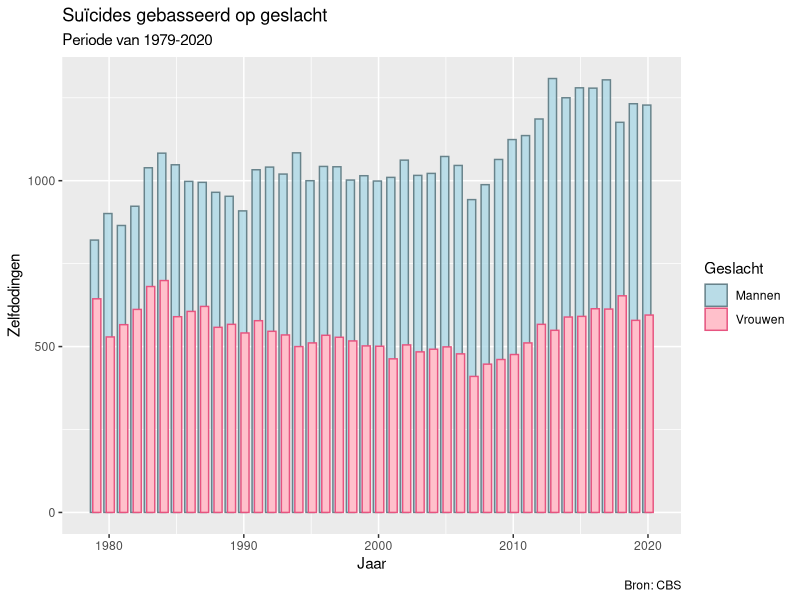
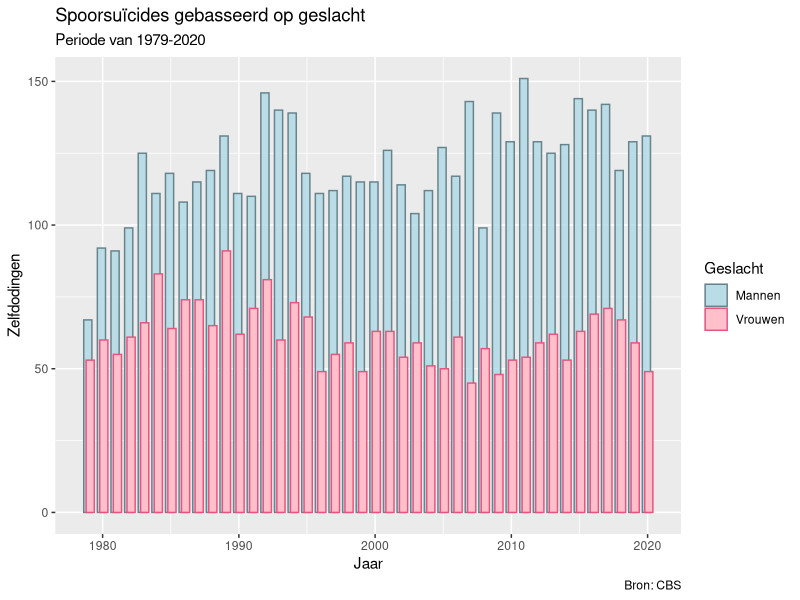
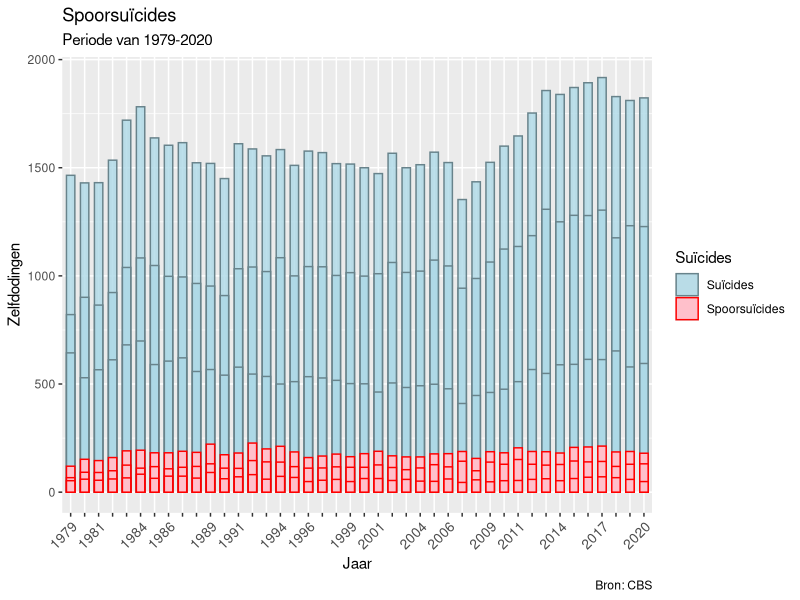
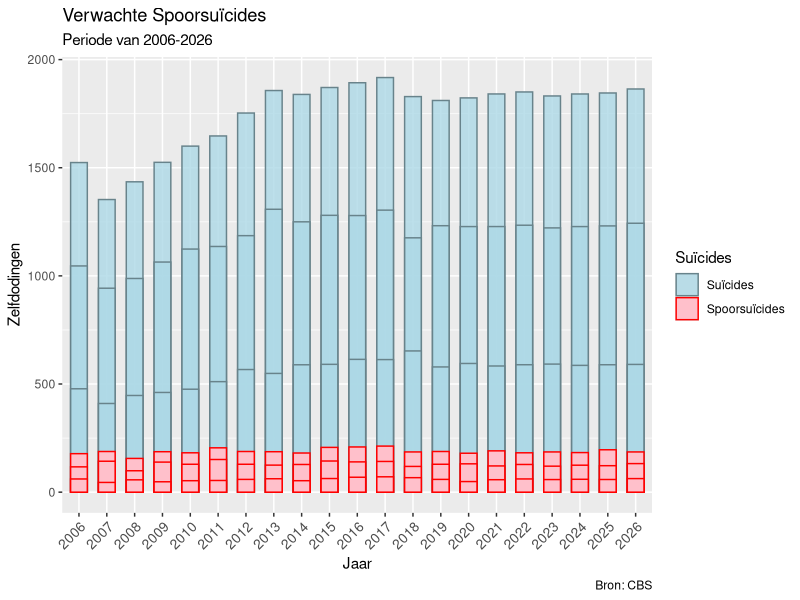
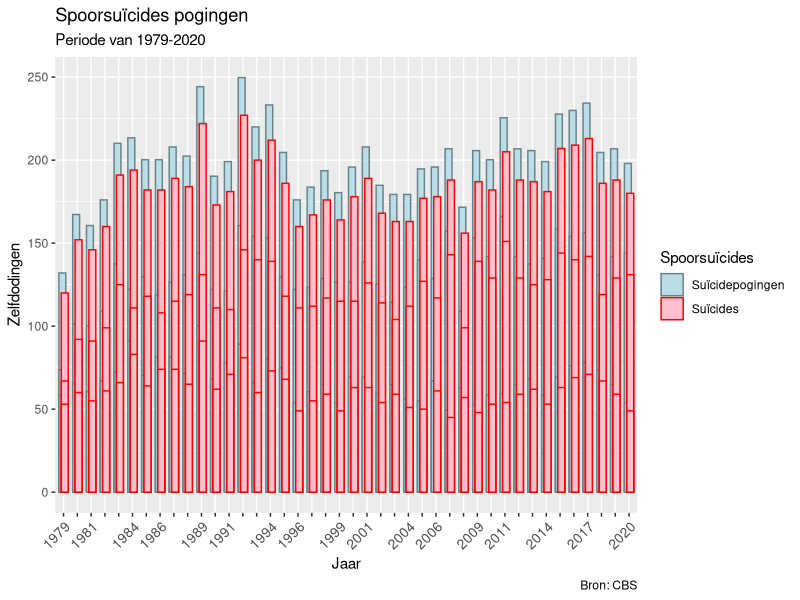
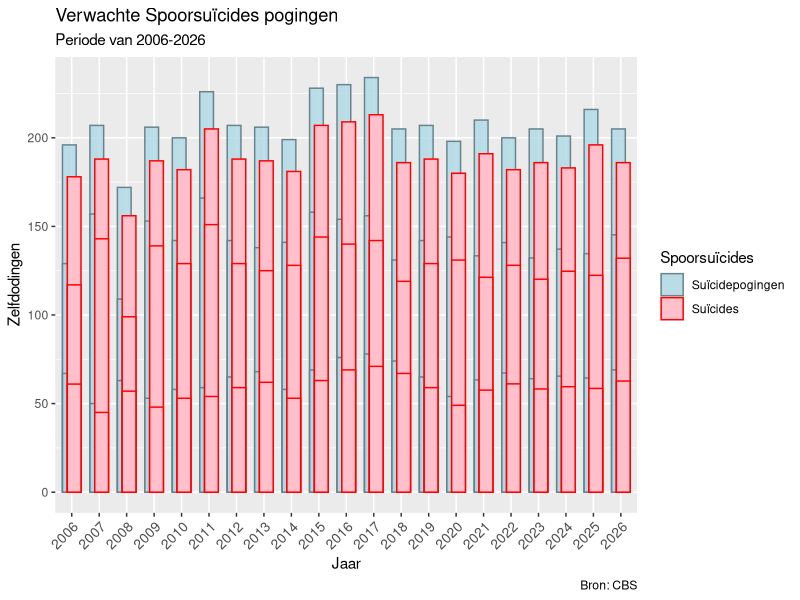
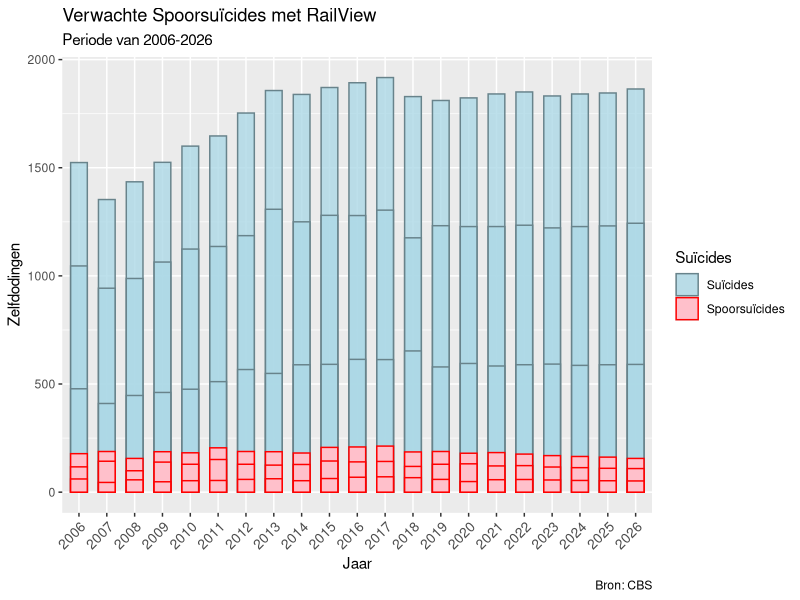
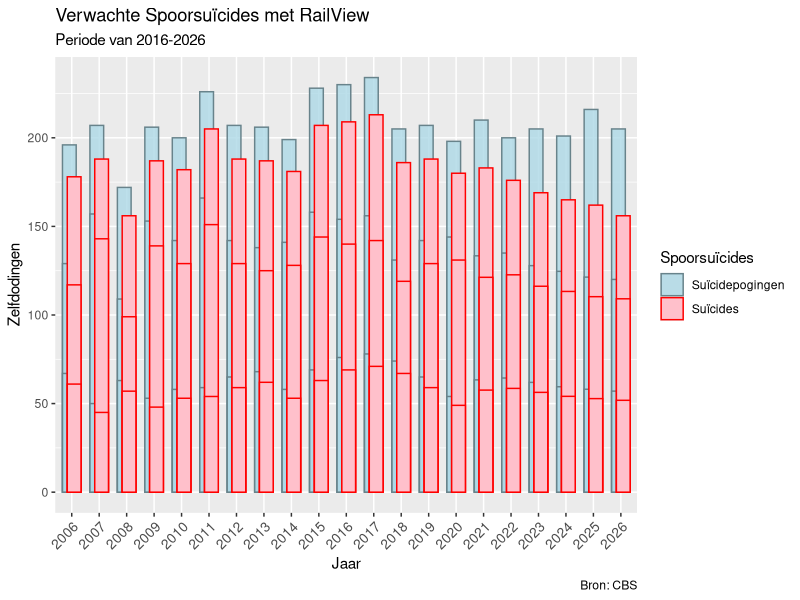

These charts were generated, in order, by the following R code:
## ---- chunk 1
#install.packages("lubridate") 
#install.packages("reshape2")

library(readxl)
library(dplyr)
library(ggplot2)
library(reshape2)
library(lubridate)

Disruptions <- read_xlsx("disruptions-2011-2019.xlsx")
AanrijdingLocatie <- read_xlsx("Spoordata_locatie.xlsx")
SpoorData_solution <- read_xlsx("Spoordata_solution.xlsx")
AanrijdingData <- read_xlsx("AanrijdingData.xlsx")
SpoorData_prediction <- read_xlsx("Spoordata_prediction.xlsx")
SpoorData <- read_xlsx("1979-2020 spoordata.xlsx")
## ---- chunk 2
Zelfdodingen <- SpoorData%>%
  select(Totaal_zelfdoding, Geslacht, Perioden)%>%
  filter(Geslacht == "Mannen" | Geslacht == "Vrouwen")

  ggplot(data=Zelfdodingen, aes(x=Perioden, y=Totaal_zelfdoding, fill= Geslacht, colour= Geslacht, alpha = Geslacht, width =1.2)) +
  geom_bar(stat="identity", position=position_dodge(width=0.35))+
  scale_colour_manual(values=c("lightblue4", "#e75480")) +
  scale_fill_manual(values = c("#add8e6", "Pink"))+
  scale_alpha_manual(values=c(.8, 1))+
  xlab("Jaar")+
  ylab("Zelfdodingen")+
  labs(title="Suïcides gebasseerd op geslacht",
       subtitle= "Periode van 1979-2020",
       caption= "Bron: CBS")
## ---- chunk 3
Zelfdoding_trein <- SpoorData%>%
  filter(Geslacht == "Mannen" | Geslacht == "Vrouwen")

ggplot(data=Zelfdoding_trein, aes(x=Perioden, y=DMV_trein, fill=Geslacht, colour=Geslacht, alpha=Geslacht, width=1.2)) +
  geom_bar(stat="identity", position=position_dodge(width=0.35))+
  scale_colour_manual(values=c("lightblue4", "#e75480")) +
  scale_fill_manual(values = c("#add8e6", "Pink"))+
  scale_alpha_manual(values=c(.8, 1))+
  xlab("Jaar")+
  ylab("Zelfdodingen")+
  labs(title="Spoorsuïcides gebasseerd op geslacht",
       subtitle= "Periode van 1979-2020",
       caption= "Bron: CBS")
## ---- chunk 4
Totaal_vs_trein <- SpoorData%>%
  select(Totaal_zelfdoding, DMV_trein, Perioden)%>%
  rename(Suïcides=Totaal_zelfdoding)%>%
  rename(Spoorsuïcides=DMV_trein)
  
Totaal_vs_trein_bar <- melt(Totaal_vs_trein, id.vars = c("Perioden"))%>%
  rename(Suïcides=variable)

ggplot(data=Totaal_vs_trein_bar, aes(x=factor(Perioden), y=value, fill=Suïcides, color=Suïcides, alpha=Suïcides, width=0.6)) +
  geom_bar(width=.8, stat="identity", position ="identity") +
  scale_colour_manual(values=c("lightblue4", "red")) +
  scale_fill_manual(values=c("lightblue", "pink")) +
  scale_alpha_manual(values=c(.8, 1))+
  scale_x_discrete(guide = guide_axis(check.overlap = TRUE))+
  theme(axis.text.x = element_text(angle = 45, hjust = 1, size = 10, vjust=1))+
  xlab("Jaar")+
  ylab("Zelfdodingen")+
    labs(title="Spoorsuïcides",
       subtitle= "Periode van 1979-2020",
       caption= "Bron: CBS")

## ---- chunk 5
New_Totaal_vs_trein <- SpoorData_prediction%>%
  select(Totaal_zelfdoding, DMV_trein, Perioden)%>%
  rename(Suïcides=Totaal_zelfdoding)%>%
  rename(Spoorsuïcides=DMV_trein)

New_Totaal_vs_trein_bar <- melt(New_Totaal_vs_trein, id.vars = c("Perioden"))%>%
  filter(between(Perioden,2006,2026))%>%
  rename(Suïcides=variable)

ggplot(data=New_Totaal_vs_trein_bar, aes(x=factor(Perioden), y=value, fill=Suïcides, color=Suïcides, alpha=Suïcides, width=0.6)) +
  geom_bar(width=.8, stat="identity", position ="identity") +
  scale_colour_manual(values=c("lightblue4", "red")) +
  scale_fill_manual(values=c("lightblue", "pink")) +
  scale_alpha_manual(values=c(.8, 1))+
  scale_x_discrete(guide = guide_axis(check.overlap = TRUE))+
  theme(axis.text.x = element_text(angle = 45, hjust = 1, size = 10, vjust=1))+
  xlab("Jaar")+
  ylab("Zelfdodingen")+
    labs(title="Verwachte Spoorsuïcides",
       subtitle= "Periode van 2006-2026",
       caption= "Bron: CBS")
## ---- chunk 6
Zelfdodingen_trein_pogingen <- SpoorData%>%
  select(DMV_trein_attempts, DMV_trein, Perioden)%>%
  rename(Suïcides=DMV_trein)%>%
  rename(Suïcidepogingen= DMV_trein_attempts)

Trein_pogingen <- melt(Zelfdodingen_trein_pogingen, id.vars = c("Perioden"))%>%
  rename(Spoorsuïcides=variable)

ggplot(data=Trein_pogingen, aes(x=factor(Perioden), y=value, fill=Spoorsuïcides, color=Spoorsuïcides, alpha=Spoorsuïcides, width=1)) +
  geom_bar(width=.8, stat="identity", position =position_dodge(width=0.35)) +
  scale_colour_manual(values=c("lightblue4", "red")) +
  scale_fill_manual(values=c("lightblue", "pink")) +
  scale_alpha_manual(values=c(.8, 1))+
  scale_x_discrete(guide = guide_axis(check.overlap = TRUE))+
  theme(axis.text.x = element_text(angle = 45, hjust = 1, size = 10, vjust=1))+
  xlab("Jaar")+
  ylab("Zelfdodingen")+
    labs(title="Spoorsuïcides pogingen",
       subtitle= "Periode van 1979-2020",
       caption= "Bron: CBS")
## ---- chunk 7
New_Zelfdodingen_trein_pogingen <- SpoorData_prediction%>%
  select(DMV_trein_attempts, DMV_trein, Perioden)%>%
  rename(Suïcides=DMV_trein)%>%
  rename(Suïcidepogingen= DMV_trein_attempts)
  
New_Trein_pogingen <- melt(New_Zelfdodingen_trein_pogingen, id.vars = c("Perioden"))%>%
  filter(between(Perioden,2006,2026))%>%
  rename(Spoorsuïcides=variable)

ggplot(data=New_Trein_pogingen, aes(x=factor(Perioden), y=value, fill=Spoorsuïcides, color=Spoorsuïcides, alpha=Spoorsuïcides, width=1)) +
  geom_bar(width=.8, stat="identity", position =position_dodge(width=0.35)) +
  scale_colour_manual(values=c("lightblue4", "red")) +
  scale_fill_manual(values=c("lightblue", "pink")) +
  scale_alpha_manual(values=c(.8, 1))+
  scale_x_discrete(guide = guide_axis(check.overlap = TRUE))+
  theme(axis.text.x = element_text(angle = 45, hjust = 1, size = 10, vjust=1))+
  xlab("Jaar")+
  ylab("Zelfdodingen")+
    labs(title="Verwachte Spoorsuïcides pogingen",
       subtitle= "Periode van 2006-2026",
       caption= "Bron: CBS")
## ---- chunk 8
Fix_Totaal_vs_trein <- SpoorData_solution%>%
  select(Totaal_zelfdoding, DMV_trein, Perioden)%>%
  rename(Suïcides=Totaal_zelfdoding)%>%
  rename(Spoorsuïcides=DMV_trein)

Fix_Totaal_vs_trein_bar <- melt(Fix_Totaal_vs_trein, id.vars = c("Perioden"))%>%
  filter(between(Perioden,2006,2026))%>%
rename(Suïcides = variable)

ggplot(data=Fix_Totaal_vs_trein_bar, aes(x=factor(Perioden), y=value, fill=Suïcides, color=Suïcides, alpha=Suïcides, width=0.6)) +
  geom_bar(width=.8, stat="identity", position ="identity") +
  scale_colour_manual(values=c("lightblue4", "red")) +
  scale_fill_manual(values=c("lightblue", "pink")) +
  scale_alpha_manual(values=c(.8, 1))+
  scale_x_discrete(guide = guide_axis(check.overlap = TRUE))+
  theme(axis.text.x = element_text(angle = 45, hjust = 1, size = 10, vjust=1))+
  xlab("Jaar")+
  ylab("Zelfdodingen")+
    labs(title="Verwachte Spoorsuïcides met RailView",
       subtitle= "Periode van 2006-2026",
       caption= "Bron: CBS")
## ---- chunk 9
Fix_Zelfdodingen_trein_pogingen <- SpoorData_solution%>%
  select(DMV_trein_attempts, DMV_trein, Perioden)%>%
  rename(Suïcides=DMV_trein)%>%
  rename(Suïcidepogingen= DMV_trein_attempts)

Fix_Trein_pogingen <- melt(Fix_Zelfdodingen_trein_pogingen, id.vars = c("Perioden"))%>%
  filter(between(Perioden,2006,2026))%>%
  rename(Spoorsuïcides = variable)

ggplot(data=Fix_Trein_pogingen, aes(x=factor(Perioden), y=value, fill=Spoorsuïcides, color=Spoorsuïcides, alpha=Spoorsuïcides, width=1)) +
  geom_bar(width=.8, stat="identity", position = position_dodge(width=0.35)) +
  scale_colour_manual(values=c("lightblue4", "red")) +
  scale_fill_manual(values=c("lightblue", "pink")) +
  scale_alpha_manual(values=c(.8, 1))+
  scale_x_discrete(guide = guide_axis(check.overlap = TRUE))+
  theme(axis.text.x = element_text(angle = 45, hjust = 1, size = 10, vjust=1))+
  xlab("Jaar")+
  ylab("Zelfdodingen")+
    labs(title="Verwachte Spoorsuïcides met RailView",
       subtitle= "Periode van 2016-2026",
       caption= "Bron: CBS")
## ---- chunk 10
Aanrijdingen <- AanrijdingData%>%
  select(DMV_aanrijding_of_object_op_spoor, Aantal_storingen, Perioden)%>%
  rename("Totaal"=Aantal_storingen)%>%
  rename("Aanrijding of object op spoor" = DMV_aanrijding_of_object_op_spoor)

AanrijdingenBarChart <- melt(Aanrijdingen, id.vars = c("Perioden"))%>%
rename(Storingen = variable)

ggplot(data=AanrijdingenBarChart, aes(x=factor(Perioden), y=value, fill=Storingen, color=Storingen, alpha=Storingen, width=0.6)) +
  geom_bar(width=.8, stat="identity", position ="dodge") +
  scale_colour_manual(values=c("red", "lightblue4")) +
  scale_fill_manual(values=c("pink", "lightblue")) +
  scale_alpha_manual(values=c(.8, 1))+
  scale_x_discrete(guide = guide_axis(check.overlap = TRUE))+
  theme(axis.text.x = element_text(angle = 45, hjust = 1, size = 10, vjust=1))+
  xlab("Jaar")+
  ylab("Storingen")+
    labs(title="Aantal storingen waaronder aanrijding of object op spoor",
       subtitle= "Periode van 2011-2021",
       caption= "Bron: Rijdendetreinen.nl")
## ---- chunk 11
Spoorsuïcide_locatie <-AanrijdingLocatie%>%
  rename("Vrij Spoor" = Locatie_vrij_spoor)%>%
  rename("Overwegen" = Locatie_overwegen)%>%
  rename("Station" = Locatie_station)

AanrijdingenLocatiePieChart <- melt(Spoorsuïcide_locatie, id.vars = c("Totaal Spoorsuïcides"))%>%
  rename(Locatie = variable)

ggplot(data=AanrijdingenLocatiePieChart, aes(x="", y=value, fill=Locatie))+
  geom_bar(stat="identity", width=1) +
  coord_polar("y", start=0)+
  theme_void()+
  geom_text(aes(y = value, label = Locatie), color = "white", size=5) +
  scale_fill_brewer(palette="Set1")+
  labs(title="Spoorsuïcides locatie",
  subtitle= "Periode van 1979-2021",
  caption= "Bron: Wikipedia")
## ---- chunk 12
Storingen <- Disruptions%>%
  filter (cause_en %in% c("person on the railway track", "person along the track", "person hit by a train", "collision", "people along the railway", "people on the railway track", "collision with a vehicle", "vehicle on the railway track"))
  Storingen$start_time <- as.Date(Storingen$start_time)
  Storingen$year <- as.numeric(format(Storingen$start_time, "%Y"))
  group_by(Storingen, ns_lines) %>%
  summarize(duration_total = sum(duration_minutes)) %>%
  arrange(desc(duration_total))
## ---- chunk 13
Storingen

  ggplot(data=Storingen, aes(factor(year), y=duration_minutes, fill = cause_en)) +
  geom_bar(stat="identity")+
  #scale_colour_manual(values=c("lightblue4", "#e75480")) +
  #scale_fill_manual(values = c("#add8e6", "Pink"))+
  scale_alpha_manual(values=c(.8, 1))+
  scale_y_continuous(expand = c(0,0)) + scale_x_discrete(expand = c(0,0))+
  labs(fill = "Categorie storing") +
  xlab("Jaar")+
  ylab("Minuten")+
  labs(title="Duratie van storingen waarvan aanrijding/ongeluk",
       subtitle= "Periode van 2011-2019",
       caption= "Bron: Rijdendetreinen")
